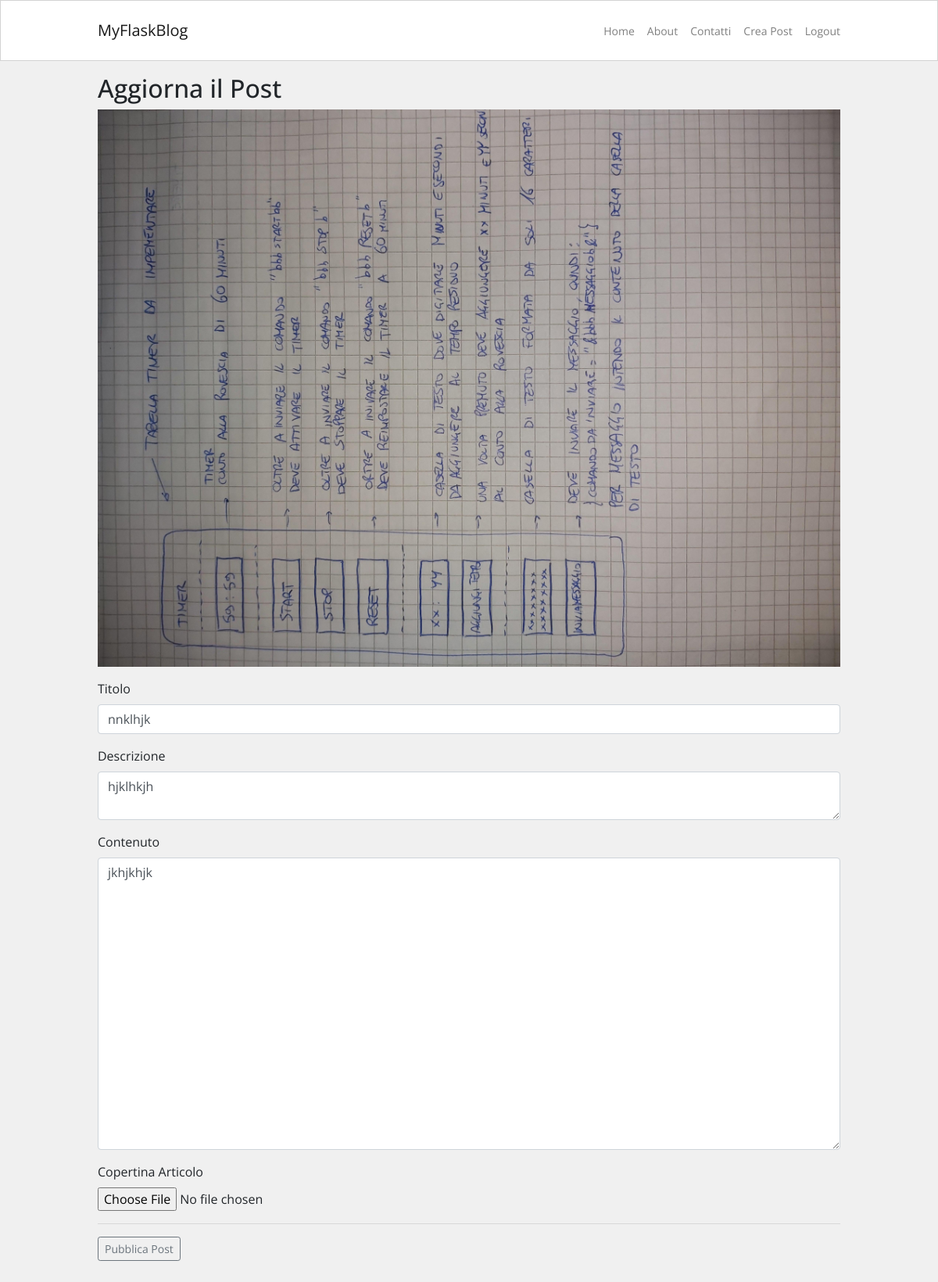
Screenshot of /posts/9/update (signed in) with the database file from the repository.
### blog/models.py (models this page shows, shortened)
class Post(db.Model):
    id = db.Column(db.Integer, primary_key=True)
    user_id = db.Column(db.Integer, db.ForeignKey('user.id'), nullable=False)
    created_at = db.Column(db.DateTime, default=datetime.now)
    title = db.Column(db.String(120), nullable=False)
    description = db.Column(db.String(240))
    body = db.Column(db.Text(), nullable=False)
    slug = db.Column(db.String(250))
    image = db.Column(db.String(120))

### blog/routes.py (the view)
@app.route("/posts/<int:post_id>/update", methods=["GET", "POST"])
@login_required
def post_update(post_id):
    post_instance = Post.query.get_or_404(post_id)
    if post_instance.author != current_user:
        abort(403)
    form = PostForm()
    if form.validate_on_submit():
        post_instance.title = form.title.data
        post_instance.description = form.description.data
        post_instance.body = form.body.data
        if form.image.data:
            try:
                image = save_picture(form.image.data)
                post_instance.image = image
            except Exception:
                db.session.commit()
                flash("Errore durante l'upload. Cambia immagine e riprova.")
                return redirect(url_for('post_update', post_id=post_instance.id))
        db.session.commit()
        return redirect(url_for('post_detail', post_slug=post_instance.slug))
    elif request.method == "GET":
        form.title.data = post_instance.title
        form.description.data = post_instance.description
        form.body.data = post_instance.body
    post_image = post_instance.image or None
    return render_template("post_editor.html", form=form, post_image=post_image)

### blog/forms.py
class PostForm(FlaskForm):
    title = StringField('Titolo',
        validators=[DataRequired("Campo Obbligatorio!"), Length(min=3, max=120, message="Assicurati che il titolo abbia tra i 3 e i 120 caratteri.")])
    description = TextAreaField('Descrizione',
        validators=[Length(max=240, message="Assicurati che il campo descrizione non superi i 240 caratteri.")])
    body = TextAreaField('Contenuto',
        validators=[DataRequired("Campo Obbligatorio!")])
    image = FileField('Copertina Articolo',
        validators=[FileAllowed(['jpg', 'jpeg', 'png'])])
    submit = SubmitField('Pubblica Post')

### blog/models.py (called while the page is built)
@login_manager.user_loader
def load_user(id):
    return User.query.get(int(id))

### blog/templates/post_editor.html (shortened to what this page needs)
{% extends 'base.html' %}
{% block content %}
<div class="container content-container mt-3 px-3 px-lg-0">
    {% if request.path == "/create-post" %}
    <h2>Crea un nuovo Post</h2>
    {% else %}
    <h2>Aggiorna il Post</h2>
    {% endif %}
    <div class="row no-gutters">
        <div class="col">
            {% if post_image %}
            <img class="img-fluid" src="{{ url_for('static', filename='img/posts/' + post_image) }}" alt="">
            {% endif %}
            <form method="POST" enctype="multipart/form-data" novalidate>
                <div class="form-group">
                    {{ form.title.label }}
                    {{ form.title(class="form-control") }}
                </div>
                <div class="form-group">
                    {{ form.description.label }}
                    {{ form.description(class="form-control") }}
                </div>
                <div class="form-group">
                    {{ form.body.label }}
                    {{ form.body(class="form-control", rows=15) }}
                </div>
                <div class="form-group">
                    {{ form.image.label }}
                    {{ form.image(class="form-control-file") }}
                </div>
                <hr>
                {{ form.submit(class="btn btn-sm btn-outline-secondary") }}
            </form>
        </div>
    </div>
</div>
{% endblock %}

### blog/static/blog.css (style rules this page uses)
html, body { font-family: 'Open Sans', sans-serif; background-color: #f0f0f0; }
.content-container { max-width: 950px; margin-top: 30px; margin-bottom: 30px; padding: 0px; }
.row { flex-wrap: wrap; !important }
@media (min-width: 768px) { .row { flex-wrap: unset; !important } }

### rows the page displays
Post: image (picture), title "nnklhjk", description "hjklhkjh", body "jkhjkhjk"
